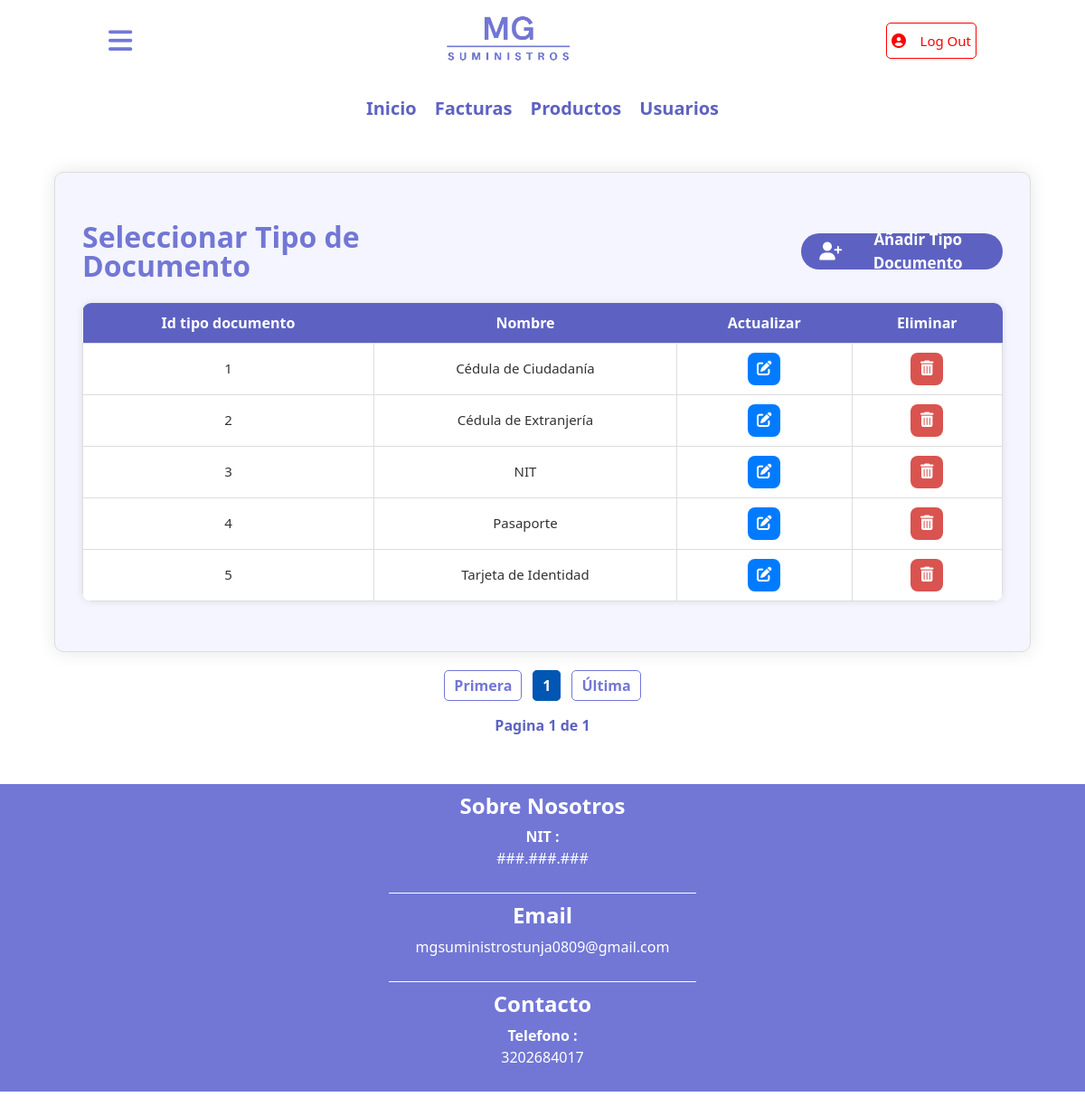
The page /tipo_documento/select.php (signed in) on the database its author committed.
### tables this page shows
CREATE TABLE `tipo_documento` (
  `id_tipo_documento` int(11) NOT NULL,
  `tipo_documento` varchar(30) NOT NULL
);

### tipo_documento/select.php (the view, shortened to what this page needs)
<!DOCTYPE html>
<html lang="en">
<head>
    <link href="https://cdn.jsdelivr.net/npm/bootstrap@5.3.3/dist/css/bootstrap.min.css"
          rel="stylesheet"
>
    <link rel="stylesheet" href="../CSS/styles.css">
</head>
<body>
    <?php require_once('../config/database.php');?>
    <?php include('../temp/header.php') ?>
    <?php include('../temp/contenido.php') ?>
    <div id="contenido">
        <form action="select.php" method="POST" name="select">
            <fieldset>
                <legend id="titulo-form">
                    <h2>Seleccionar Tipo de Documento</h2>
                    <a href="insert.php" id="btn-insertar">
                      <i class="fa-solid fa-user-plus"></i>
                      <p>Añadir Tipo Documento</p>
                    </a>
                </legend>
                <table class="tabla_roles">
                    <tr>
                        <th>Id tipo documento</th>
                        <th>Nombre</th>
                        <th>Actualizar</th>
                        <th>Eliminar</th>
                    </tr>
                <?php
                $sql_registros = mysqli_query($conexion,'SELECT COUNT(*) AS total FROM tipo_documento');
                $result_registros = mysqli_fetch_array($sql_registros);
                $total = $result_registros['total'];
                $por_pagina = 5;
                $pagina = empty($_GET['PAGINA'])?1:$_GET['PAGINA'];
                $desde = ($pagina - 1) * $por_pagina;
                $total_paginas = ceil($total / $por_pagina);
                $consulta = "SELECT * FROM tipo_documento LIMIT $desde,$por_pagina";
                $ejecutar = mysqli_query($conexion, $consulta);
                if(mysqli_num_rows($ejecutar)>0){
                    while($fila = mysqli_fetch_assoc($ejecutar)){
                        $id_tipo_documento = $fila['id_tipo_documento'];
                        $nom = $fila['tipo_documento'];
                        echo "
                    <tr>
                      <td>$id_tipo_documento</td>
                      <td>$nom</td>
                      <td>
                        <a class='btn-accion btn-actualizar' href='update.php?ACTUALIZAR=$id_tipo_documento' title='Actualizar'>
                          <i class='fa-solid fa-pen-to-square'></i>
                        </a>
                      </td>
                      <td>
                        <a class='btn-accion btn-eliminar' href='select.php?ELIMINAR=$id_tipo_documento' title='Eliminar' onclick=\"return confirm('¿Desea eliminar este rol?');\">
                          <i class='fa-solid fa-trash-can'></i>
                        </a>
                      </td>
                    </tr>
                  ";
                }
              } else {
                echo "<tr><td colspan='4'>No hay Tipos de Documento registrados.</td></tr>";
              }
                ?>
            </table>
            </fieldset>
        </form>
        <div class="paginador">
            <?php
                echo "<a href='select.php?PAGINA=1' class='link-pagina'>Primera</a>";
                for ($i = 1; $i <= $total_paginas; $i++) {
                $pagina = empty($_GET['PAGINA']) ? 1 : $_GET['PAGINA'];
                $clase_activa = ($i == $pagina) ? "link-activa" : "link-pagina";
                echo "<a href='select.php?PAGINA=$i' class='$clase_activa'>$i</a>";
                }
                echo "<a href='select.php?PAGINA=$total_paginas' class='link-pagina'>Última</a>";
                echo "<br>";
                echo "<p class='info_pagina'>Pagina $pagina de $total_paginas</p>"
            ?>
        </div>
    </div>
    <?php include('../temp/footer.php') ?>
</body>
</html>

### CSS/styles.css (style rules this page uses)
body { margin: 0; font-family:'Segoe UI', Tahoma, Geneva, Verdana, sans-serif; font-weight: 400px; }
#contenido { text-align: center; align-items: center; height: auto; align-content: center; margin-bottom: 30px; }
#contenido form { text-align: center; align-items: center; background-color: #F5F5FF ; border-radius:10px ; box-shadow: 0 0 20px rgba(0, 0, 0,0.1); width: 90%; margin: auto; }
fieldset { border: 1px solid #ddd; border-radius: 10px; padding: 30px; overflow-x: auto; -webkit-overflow-scrolling: touch; }
#titulo-form { font-weight: bold; display: flex; justify-content: center; align-items: center; gap: 40%; width: 100%; margin: 25px auto; }
#titulo-form h2 { color: #7277D5; font-weight: bold; text-align: left; margin-bottom: 20px; line-height: 1; margin: 0; }
#btn-insertar { background-color: #5D62C2; color: white; font-weight: bold; display: flex; justify-content: center; align-items: center; gap: 10px; text-decoration: none; border: none; border-radius: 20px; padding: 8px 20px; height: 40px; width: auto; cursor: pointer; transition: all 0.2s ease; margin: 0; }
#btn-insertar p { margin: 0; font-size: 17px; }
#btn-insertar i { font-size: 20px; }
table.tabla_roles { width: 95%; margin: 25px auto; border-collapse: collapse; background-color: #fff; box-shadow: 0 0 8px rgba(0, 0, 0,0.1); border-radius: 10px; overflow: hidden; box-sizing: border-box; max-width: 100%; }
table.tabla_roles th { background-color: #5D62C2 ; color: white; padding: 10px; text-align: center; font-weight: bold; font-size: 16px; }
table.tabla_roles td { border: 1px solid #ddd; text-align: center; padding: 10px; font-size: 15px; color: #333; }
.paginador { text-align: center; margin-top: 25px; height: 60px; }
.paginador .link-pagina { text-decoration: none; color: #7277D5; font-weight: bold; margin: 0 6px; padding: 5px 10px; border: 1px solid #7277D5; border-radius: 5px; transition: all 0.3s ease; }
.link-activa { background-color: #0056b3; text-decoration: none; color: white; font-weight: bold; margin: 0 6px; padding: 5px 10px; border: 1px solid #0056b3; border-radius: 5px; transition: all 0.3s ease-in-out; }
.info_pagina { color: #5D62C2; font-weight: bold; padding: 20px 5px; }
.btn-accion { display: inline-flex; align-items: center; justify-content: center; width: 36px; height: 36px; border-radius: 8px; text-decoration: none; transition: 0.3s ease; font-size: 1.1em; }
.btn-actualizar { background-color: #007bff; color: white; }
.btn-eliminar { background-color: #d9534f; color: white; }
@media (max-width: 1200px) { table.tabla_roles { width: max-content; min-width: 100%; display: table; } }

### rows shown on the page
tipo_documento: id_tipo_documento "1", tipo_documento "Cédula de Ciudadanía"
tipo_documento: id_tipo_documento "2", tipo_documento "Cédula de Extranjería"
tipo_documento: id_tipo_documento "3", tipo_documento "NIT"
tipo_documento: id_tipo_documento "4", tipo_documento "Pasaporte"
tipo_documento: id_tipo_documento "5", tipo_documento "Tarjeta de Identidad"

### other values the page prints
$pagina "1"
$total_paginas "1"
